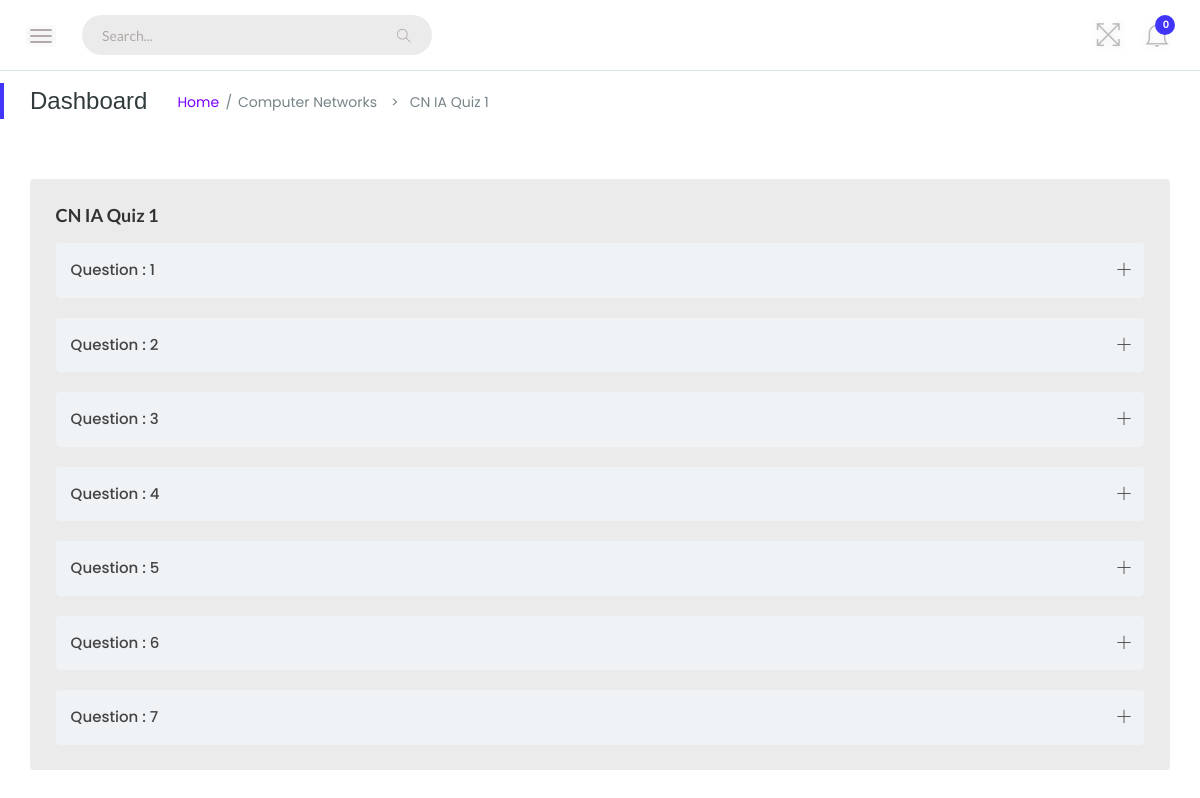
/DASHBOARDS/previewQuiz.php?courseid=CN010145&quizid=CN01 (signed in), run on the app's committed database.
### tables this page shows
CREATE TABLE `new_course_add` (
  `ID` int(30) NOT NULL,
  `Course_Id` varchar(30) NOT NULL,
  `Course_Name` varchar(30) NOT NULL,
  `Degree_Diploma` varchar(30) NOT NULL,
  `Academic_GATE` varchar(30) NOT NULL,
  `Batch_Year` varchar(30) NOT NULL,
  `Sub_Image` longtext NOT NULL
);

CREATE TABLE `new_quiz_generate` (
  `ID` int(30) NOT NULL,
  `Course_Id` varchar(30) NOT NULL,
  `Quiz_Id` varchar(30) NOT NULL,
  `Academic_GATE` varchar(10) NOT NULL,
  `Quiz_Name` varchar(30) NOT NULL,
  `Topic_Name` varchar(30) NOT NULL,
  `No_Of_Attempts` int(15) NOT NULL,
  `Total_Question` int(15) NOT NULL,
  `Total_Marks` int(15) NOT NULL,
  `Reference_Link` text NOT NULL,
  `Date` varchar(30) NOT NULL,
  `Start_Time` varchar(30) NOT NULL,
  `End_Time` varchar(30) NOT NULL
);

CREATE TABLE `add_quiz_question` (
  `ID` int(30) NOT NULL,
  `Course_Id` varchar(30) NOT NULL,
  `Quiz_Id` varchar(30) NOT NULL,
  `Question_Number` int(15) NOT NULL,
  `Question` text NOT NULL,
  `Option1` text NOT NULL,
  `Option2` text NOT NULL,
  `Option3` text NOT NULL,
  `Option4` text NOT NULL,
  `Correct_Option` text NOT NULL,
  `Image` text NOT NULL,
  `Explaination` text NOT NULL,
  `Marks` int(15) NOT NULL,
  `question_type` varchar(30) NOT NULL
);

### DASHBOARDS/previewQuiz.php (the view, shortened to what this page needs)
<?php
    require '../session.php';
?>
<!DOCTYPE html>
<html>
<head>
    <link rel="stylesheet" href="assets/css/bootstrap.min.css">
    <link rel="stylesheet" href="assets/css/font-awesome.min.css">
    <link rel="stylesheet" href="assets/css/themify-icons.css">
    <link rel="stylesheet" href="assets/css/metisMenu.css">
    <link rel="stylesheet" href="assets/css/owl.carousel.min.css">
    <link rel="stylesheet" href="assets/css/slicknav.min.css">
    <link rel="stylesheet" href="https://www.amcharts.com/lib/3/plugins/export/export.css" type="text/css" media="all" />
    <link rel="stylesheet" href="assets/css/typography.css">
    <link rel="stylesheet" href="assets/css/default-css.css">
    <link rel="stylesheet" href="assets/css/styles.css">
    <link rel="stylesheet" href="assets/css/responsive.css">
</head>
<body>
    <?php
        $f_id = $_SESSION['ID'];
    ?>
	<div class="page-container" style="background-color: white;">
        <div class="main-content" style="background-color: white;">
            <div class="header-area">
                <div class="row align-items-center">
                    <div class="col-md-6 col-sm-8 clearfix">
                        <div class="nav-btn pull-left">
                            <span></span>
                            <span></span>
                            <span></span>
                        </div>
                        <div class="search-box pull-left">
                            <form action="#">
                                <input type="text" name="search" placeholder="Search..." required>
                                <i class="ti-search"></i>
                            </form>
                        </div>
                    </div>
                    <?php
                        $ID = $_SESSION['ID'];
                        $task_show_query = "SELECT * FROM `to_do_task_faculty` WHERE ID = $ID ";
                        $task_show_query_check = mysqli_query($con,$task_show_query);
                        $n_task = mysqli_num_rows($task_show_query_check);
                    ?>
                    <div class="col-md-6 col-sm-4 clearfix">
                        <ul class="notification-area pull-right">
                            <li id="full-view"><i class="ti-fullscreen"></i></li>
                            <li class="dropdown">
                                <i class="ti-bell dropdown-toggle" data-toggle="dropdown">
                                    <span><?php echo $n_task; ?></span>
                                </i>
                            </li>
                        </ul>
                    </div>
                </div>
            </div>
            <div class="page-title-area">
                <div style="height: 60px;" class="row align-items-center">
                    <div class="col-sm-12">
                        <div class="breadcrumbs-area clearfix">
                            <h4 class="page-title pull-left" style="font-family: Helvetica">Dashboard</h4>
                            <ul class="breadcrumbs pull-left">
                                <li><a href="Main_index.php">Home</a></li>
                                <?php
                                    $Courseid = $_GET['courseid'];
                                    $get_subject_name="SELECT * FROM `new_course_add` WHERE ID = $ID && Course_Id='$Courseid'";
                                    $get_subject_name_check=mysqli_query($con,$get_subject_name);
                                    while($rowss = mysqli_fetch_array($get_subject_name_check))
                                    {
                                        $course_name = $rowss['Course_Name'];
                                    }
                                ?>
                                <a href="CoursePage.php?Cid=<?php echo $Courseid ?>"><li><span><?php echo $course_name; ?></span></li></a>
                                <?php
                                    $quiizid = $_GET['quizid'];
                                    $get_quiz_name="SELECT * FROM `new_quiz_generate` WHERE ID = $ID && Course_Id='$Courseid' && Quiz_Id = '$quiizid'";
                                    $get_quiz_name_check=mysqli_query($con,$get_quiz_name);
                                    while($rowss = mysqli_fetch_array($get_quiz_name_check))
                                    {
                                        $quiz_name = $rowss['Quiz_Name'];
                                    }
                                ?>
                                <a href="#"><li><span>&nbsp;&nbsp;&nbsp;>&nbsp;&nbsp;&nbsp;<?php echo $quiz_name; ?></span></li></a>
                            </ul>
                        </div>
                    </div>
                </div>
            </div>
            <?php
                $quiz_id = $_GET['quizid'];
                $course_id = $_GET['courseid'];
                $take_quiz_name = "SELECT * FROM `new_quiz_generate` WHERE ID=$f_id && Course_Id='$course_id' && Quiz_Id='$quiz_id' ";
                $take_quiz_name_check = mysqli_query($con,$take_quiz_name);
                while($ro = mysqli_fetch_array($take_quiz_name_check))
                {
                    $quiz_name = $ro['Quiz_Name'];
                }
                $preview_quiz_question = "SELECT * FROM `add_quiz_question` WHERE ID = $f_id && Course_Id='$course_id' && Quiz_Id='$quiz_id' ORDER BY Question_Number ";
                $preview_quiz_question_check = mysqli_query($con,$preview_quiz_question);
            ?>
            <div class="main-content-inner">
                <div class="col-lg-12 mt-5" >
                    <div class="card">
                        <div class="card-body" >
                            <h4 class="header-title"><?php echo $quiz_name; ?></h4>
                            <div id="accordion3" class="according accordion-s3">
                                <?php
                                    while($row1 = mysqli_fetch_array($preview_quiz_question_check))
                                    {
                                ?>
                                <div class="card">
                                    <div class="card-header">
                                        <a class="collapsed card-link" data-toggle="collapse" href="#Qno<?php echo $row1['Question_Number']; ?>">Question : <?php echo $row1['Question_Number']; ?></a>
                                    </div>
                                </div>
                                <?php
                                    }
                                ?>
                            </div>
                        </div>
                    </div>
                </div>
            </div>
        </div>
    </div>
</body>
</html>

### DASHBOARDS/assets/css/styles.css (style rules this page uses)
.page-container { width: 100%; height: 100%; min-height: 100vh; padding-left: 280px; -webkit-transition: padding-left 0.3s ease 0s; transition: padding-left 0.3s ease 0s; }
.sbar_collapsed.page-container { padding-left: 0; }
.card { border: none; border-radius: 4px; background-color: #ebebeb; -webkit-transition: all 0.3s ease 0s; transition: all 0.3s ease 0s; }
.card-body { padding: 25.6px; padding: 1.6rem; }
.main-content { width: 100%; background: #F3F8FB; }
.main-content-inner { padding: 0 30px 50px; }
.header-area { padding: 15px 30px; background: #fff; border-bottom: 1px solid #d8e3e7; }
.nav-btn { margin: 10px 30px 0 0; cursor: pointer; }
.nav-btn span { display: block; width: 22px; height: 2px; background: #b3aaaa; margin: 4px 0; border-radius: 15px; -webkit-transition: all 0.3s ease 0s; transition: all 0.3s ease 0s; box-shadow: 0 0 0 4px rgba(99, 96, 96, 0.03); }
.nav-btn span:nth-child(2) { opacity: 0; }
.nav-btn span:first-child { -webkit-transform: rotate(45deg)translate(5px, 5px); transform: rotate(45deg)translate(5px, 5px); }
.nav-btn span:last-child { -webkit-transform: rotate(-45deg)translate(3px, -3px); transform: rotate(-45deg)translate(3px, -3px); }
.sbar_collapsed .nav-btn span { transform: none; opacity: 1; }
.search-box form { position: relative; }
.search-box input { width: 350px; border-radius: 33px; border: none; height: 40px; padding-left: 20px; padding-right: 40px; letter-spacing: 0; background: #ebebeb; }
.search-box form i { position: absolute; right: 21px; top: 14px; font-size: 14px; color: #b1a7a7; }
.notification-area { -webkit-user-select: none; -moz-user-select: none; -ms-user-select: none; user-select: none; position: relative; z-index: 1; }
.notification-area li { display: inline-block; margin-left: 20px; cursor: pointer; -webkit-user-select: none; -moz-user-select: none; -ms-user-select: none; user-select: none; }
.notification-area li>i { font-size: 26px; color: #bdbcbc; vertical-align: middle; text-shadow: 0 0 8px rgba(0, 0, 0, 0.12); -webkit-transition: color 0.3s ease 0s; transition: color 0.3s ease 0s; }
.notification-area li i>span { position: absolute; right: -5px; top: -7px; font-family: 'Poppins', sans-serif; font-size: 10px; font-weight: 600; color: #fff; background: var(--primary-color); height: 20px; width: 20px; border-radius: 50%; text-align: center; line-height: 20px; padding-left: 2px; }
.notification-area li#full-view { display: inline-block; }
.page-title-area { padding: 0 30px; background: #fff; position: relative; }
.page-title-area:before { content: ''; position: absolute; left: 0; top: 50%; width: 4px; height: 36px; background: var(--primary-color); -webkit-transform: translateY(-50%); transform: translateY(-50%); }
.page-title { font-size: 24px; font-weight: 300; color: #313b3d; letter-spacing: 0; margin-right: 30px; }
ul.breadcrumbs { margin-top: 4px; }
.breadcrumbs li { display: inline-block; }
.breadcrumbs li a, .breadcrumbs li span { display: block; font-size: 14px; font-weight: 400; color: #7801ff; letter-spacing: 0; margin-right: 16px; position: relative; }
.breadcrumbs li a:before { content: '/'; color: #768387; position: absolute; right: -13px; top: 0; }
.breadcrumbs li span { margin-right: 0; color: #768387; text-transform: capitalize; }
.notification-area .dropdown-toggle, .user-name.dropdown-toggle { position: relative; }
.notification-area .dropdown-toggle:after, .user-name.dropdown-toggle:after { display: none; }
.header-title { font-family: 'Lato', sans-serif; font-size: 18px; font-weight: 600; letter-spacing: 0; color: #333; text-transform: capitalize; margin-bottom: 17px; }
.according .card { margin-bottom: 20px; }
.according .card:last-child { margin-bottom: 0; }
.according .card-header { padding: 0; border: none; }
.according .card-header a { display: block; background: #EFF3F6; padding: 16px 15px; border-radius: 3px; color: #444; letter-spacing: 0; font-size: 15px; font-weight: 500; }
.according .card-header a { position: relative; }
.accordion-s3 .card-header a.collapsed:before { content: "\e61a"; }
.accordion-s3 .card-header a:before { content: "\e622"; font-family: 'themify'; position: absolute; right: 13px; color: #444; font-size: 15px; }

### data on the page
new_course_add: Course_Name "Computer Networks"
new_quiz_generate: Quiz_Name "CN IA Quiz 1"
add_quiz_question: Question_Number "1"
add_quiz_question: Question_Number "2"
add_quiz_question: Question_Number "3"
add_quiz_question: Question_Number "4"
add_quiz_question: Question_Number "5"
add_quiz_question: Question_Number "6"
add_quiz_question: Question_Number "7"

### other printed values
$n_task "0"
